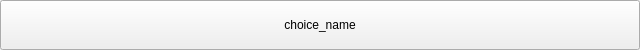
<?xml version="1.0" encoding="UTF-8"?>
<ui version="4.0">
 <class>Form</class>
 <widget class="QWidget" name="Form">
  <property name="geometry">
   <rect>
    <x>0</x>
    <y>0</y>
    <width>640</width>
    <height>50</height>
   </rect>
  </property>
  <property name="windowTitle">
   <string>Form</string>
  </property>
  <widget class="QPushButton" name="choice_name">
   <property name="geometry">
    <rect>
     <x>0</x>
     <y>0</y>
     <width>640</width>
     <height>50</height>
    </rect>
   </property>
   <property name="styleSheet">
    <string notr="true">font: 13pt &quot;Noto Sans&quot;;</string>
   </property>
   <property name="text">
    <string>choice_name</string>
   </property>
  </widget>
 </widget>
 <resources/>
 <connections/>
</ui>
